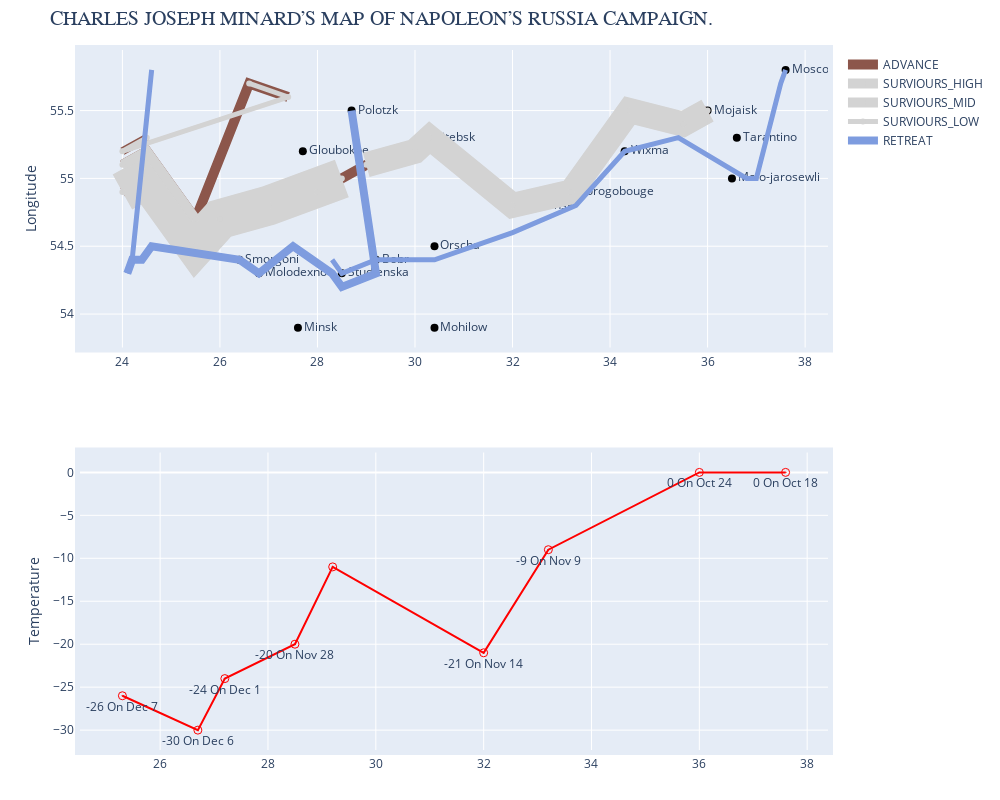

The code cell stored with this chart in its notebook:
### Code cell
import pandas as pd
import numpy as np
import plotly
plotly.offline.init_notebook_mode(connected=True)
import plotly.offline as py
import plotly.graph_objs as go
from plotly import tools
import os
os.chdir("/Users/siqiwei/Desktop/Data-Visualisation-CS7DS4-/")

data = pd.read_csv("minard-data.csv") 


#Advance 

advan_1 = data[((data['DIR']=='A') & (data['DIV']==1))]
advan_2 = data[((data['DIR']=='A') & (data['DIV']==2))]
advan_3 = data[(data['DIR']=='A') & (data['DIV']==3)]

#Retreat 
retreat_1 = data[(data['DIR']=='R') & (data['DIV']==2)]
retreat_2 = data[(data['DIR']=='R') & (data['DIV']==1)]
retreat_3 = data[(data['DIR']=='R') & (data['DIV']==3)]

#survivors in the army along the path
sur_1 = data[(data['DIR'] == 'A') & (data['SURV']>= 240000)]
sur_2 = data[(data['DIR'] == 'A') & (data['SURV']< 240000) &(data['SURV'] >= 100000)]
sur_3 = data[(data['DIR'] == 'A') & (data['SURV']< 100000) &(data['SURV'] >= 55000)]
sur_4 = data[(data['DIR'] == 'A') & (data['SURV']< 55000) &(data['SURV'] >= 4000)]       


traceCities = go.Scatter(
    x = data["LONC"],
    y = data["LATC"],
    showlegend = False,
    mode ='markers+text',
    marker_color = "black", 
    marker_size = 8,
    text = data.CITY,
    textposition='middle right'
  )

trace1A = go.Scatter(
     x = advan_1["LONP"],
     y = advan_1["LATP"],
     name='ADVANCE',
    
     line = dict(
        color = ('#8c564b'),
        width = 10
    ),
  
     mode='lines'
)
trace2A = go.Scatter(
     x= advan_2["LONP"],
     y= advan_2["LATP"],
     showlegend=False,

  line = dict(
        color = ('#8c564b'),
        width = 10
  ),
  mode='lines',
  textposition='bottom center'

)

trace3A = go.Scatter(   
    x= advan_3["LONP"],
    y= advan_3["LATP"],
    showlegend=False,
  
    line = dict(
        color = ('#8c564b'),
        width = 8
    ),
    mode='lines',
    textposition='bottom center'
)
trace4A = go.Scatter(
    name = "SURVIOURS_HIGH",
    x = sur_1["LONP"],
    y = sur_1["LATP"],
     
    line = dict(
        color = '#D3D3D3', 
        width = 40,
    ),
    mode = 'markers + lines',
    text = sur_1.SURV,
    textposition = 'bottom center'
    
)
trace5A = go.Scatter(
    name = "SURVIOURS_MID",
    x = sur_2["LONP"],
    y = sur_2["LATP"],
    line = dict(
        color = '#D3D3D3', 
        width = 25
               
    ),
    mode = 'markers + lines',
    text = sur_2.SURV,
    textposition = 'bottom center'
)
trace6A = go.Scatter(
    x = sur_3["LONP"],
    y = sur_3["LATP"],
    showlegend= False, 
    line = dict(
        color = '#D3D3D3', 
        width = 10
    ),
    mode = 'markers+lines',
    text = sur_3.SURV,
    textposition = 'bottom center'
)
trace7A = go.Scatter(
    name = "SURVIOURS_LOW",
    x = sur_4["LONP"],
    y = sur_4["LATP"],
    line = dict(
        color = '#D3D3D3', 
        width = 5
    ),
    mode = 'markers+lines',
    text = sur_3.SURV,
    textposition = 'bottom center'
)
             
trace1R = go.Scatter(
     x= retreat_1["LONP"],
     y= retreat_1["LATP"],
      name='RETREAT', 
  line = dict(
        color = ('#7e9cdf'),
        width = 8
  ),
  mode='lines'
  )


trace2R = go.Scatter(
     x= retreat_2["LONP"],
     y= retreat_2["LATP"],
     showlegend=False,    
      line = dict(
            color = ('#7e9cdf'),
            width = 5
      ),
      mode='lines',
      text=sur4.CITY
  )


trace3R = go.Scatter(
    x = retreat_3["LONP"],
    y = retreat_3["LATP"],
    showlegend = False,
    
    line = dict(
        color = ('#7e9cdf'),
        width = 5
    ),
    mode = 'lines',
    textposition = 'bottom center'
)

traceTemp = go.Scatter(
    
    x = data["LONT"],
    y = data["TEMP"],
    showlegend = False,
    mode = 'lines+text+markers',
    marker = dict(
        symbol = 'circle-open-dot',
        color = "red",
        size = 8
    ),
    
    text = data.dropna().TEMP.astype(int).map(str) + ' On ' + data.MON + ' '
            + data.dropna().DAY.astype(int).map(str),
    
    textposition = 'bottom center',
    
  )

data_list = [traceCities,trace1A,trace2A, trace3A, trace4A, trace5A, trace6A, trace7A, trace1R, trace2R, trace3R]
# make subplots of 2 rows 
fig = tools.make_subplots(rows=2,cols=1)

#add traces to fig on row 1 
for data in data_list:
    fig.append_trace(data, 1, 1)

#add trace to fig on row 2 
fig.append_trace(traceTemp,2,1)

#add layout 
fig.update_layout(
    title = dict(
        text = 'CHARLES JOSEPH MINARD’S MAP OF NAPOLEON’S RUSSIA CAMPAIGN.',
        font = dict(
            size = 20,
            family = "Droid Serif"
        ),
        xanchor = "left"
    ),
    
    margin = dict(
        b = 50,
        t = 50,
        pad = 5
    ),
    
    width = 1000,
    height = 800,
    yaxis = dict(title='Longitude', visible=True),
    yaxis2 = dict(title= 'Temperature',visible=True )
)

fig.show()

### Figure 1 — Plotly figure (JSON) as saved in the notebook; plotly's stock layout.template omitted (floating-point values rounded to 4 significant figures)
{"data": [{"marker": {"color": "black", "size": 8}, "mode": "markers+text", "showlegend": false, "text": ["Kowno", "Wilna", "Smorgoni", "Molodexno", "Gloubokoe", "Minsk", "Studienska", "Polotzk", "Bobr", "Witebsk", "Orscha", "Mohilow", "Smolensk", "Dorogobouge", "Wixma", "Chjat", "Mojaisk", "Moscou", "Tarantino", "Malo-jarosewli", null, null, null, null, null, null, null, null, null, null, null, null, null, null, null, null, null, null, null, null, null, null, null, null, null, null, null, null], "textposition": "middle right", "type": "scatter", "x": [24, 25.3, 26.4, 26.8, 27.7, 27.6, 28.5, 28.7, 29.2, 30.2, 30.4, 30.4, 32, 33.2, 34.3, 34.4, 36, 37.6, 36.6, 36.5, null, null, null, null, null, null, null, null, null, null, null, null, null, null, null, null, null, null, null, null, null, null, null, null, null, null, null, null], "xaxis": "x", "y": [55, 54.7, 54.4, 54.3, 55.2, 53.9, 54.3, 55.5, 54.4, 55.3, 54.5, 53.9, 54.8, 54.9, 55.2, 55.5, 55.5, 55.8, 55.3, 55, null, null, null, null, null, null, null, null, null, null, null, null, null, null, null, null, null, null, null, null, null, null, null, null, null, null, null, null], "yaxis": "y"}, {"line": {"color": "#8c564b", "width": 10}, "mode": "lines", "name": "ADVANCE", "type": "scatter", "x": [24, 24.5, 25.5, 26, 27, 28, 28.5, 29, 30, 30.3, 32, 33.2, 34.4, 35.5, 36], "xaxis": "x", "y": [54.9, 55, 54.5, 54.7, 54.8, 54.9, 55, 55.1, 55.2, 55.3, 54.8, 54.9, 55.5, 55.4, 55.5], "yaxis": "y"}, {"line": {"color": "#8c564b", "width": 10}, "mode": "lines", "showlegend": false, "textposition": "bottom center", "type": "scatter", "x": [24, 24.5, 25.5, 26.6, 27.4], "xaxis": "x", "y": [55.1, 55.2, 54.7, 55.7, 55.6], "yaxis": "y"}, {"line": {"color": "#8c564b", "width": 8}, "mode": "lines", "showlegend": false, "textposition": "bottom center", "type": "scatter", "x": [24, 24.5], "xaxis": "x", "y": [55.2, 55.3], "yaxis": "y"}, {"line": {"color": "#D3D3D3", "width": 40}, "mode": "markers+lines", "name": "SURVIOURS_HIGH", "text": [340000, 340000, 340000, 320000, 300000, 280000, 240000], "textposition": "bottom center", "type": "scatter", "x": [24, 24.5, 25.5, 26, 27, 28, 28.5], "xaxis": "x", "y": [54.9, 55, 54.5, 54.7, 54.8, 54.9, 55], "yaxis": "y"}, {"line": {"color": "#D3D3D3", "width": 25}, "mode": "markers+lines", "name": "SURVIOURS_MID", "text": [210000, 180000, 175000, 145000, 140000, 127100, 100000, 100000], "textposition": "bottom center", "type": "scatter", "x": [29, 30, 30.3, 32, 33.2, 34.4, 35.5, 36], "xaxis": "x", "y": [55.1, 55.2, 55.3, 54.8, 54.9, 55.5, 55.4, 55.5], "yaxis": "y"}, {"line": {"color": "#D3D3D3", "width": 10}, "mode": "markers+lines", "showlegend": false, "text": [60000, 60000, 60000], "textposition": "bottom center", "type": "scatter", "x": [24, 24.5, 25.5], "xaxis": "x", "y": [55.1, 55.2, 54.7], "yaxis": "y"}, {"line": {"color": "#D3D3D3", "width": 5}, "mode": "markers+lines", "name": "SURVIOURS_LOW", "text": [60000, 60000, 60000], "textposition": "bottom center", "type": "scatter", "x": [26.6, 27.4, 24, 24.5], "xaxis": "x", "y": [55.7, 55.6, 55.2, 55.3], "yaxis": "y"}, {"line": {"color": "#7e9cdf", "width": 8}, "mode": "lines", "name": "RETREAT", "type": "scatter", "x": [28.7, 29.2, 28.5, 28.3, 27.5, 26.8, 26.4, 24.6, 24.4, 24.2, 24.1], "xaxis": "x", "y": [55.5, 54.3, 54.2, 54.3, 54.5, 54.3, 54.4, 54.5, 54.4, 54.4, 54.3], "yaxis": "y"}, {"line": {"color": "#7e9cdf", "width": 5}, "mode": "lines", "showlegend": false, "text": [null, null, null, null, null, null, null, null, null, null, null], "type": "scatter", "x": [37.6, 37.5, 37, 36.8, 35.4, 34.3, 33.3, 32, 30.4, 29.2, 28.5, 28.3], "xaxis": "x", "y": [55.8, 55.7, 55, 55, 55.3, 55.2, 54.8, 54.6, 54.4, 54.4, 54.3, 54.4], "yaxis": "y"}, {"line": {"color": "#7e9cdf", "width": 5}, "mode": "lines", "showlegend": false, "textposition": "bottom center", "type": "scatter", "x": [24.6, 24.2, 24.1], "xaxis": "x", "y": [55.8, 54.4, 54.3], "yaxis": "y"}, {"marker": {"color": "red", "size": 8, "symbol": "circle-open-dot"}, "mode": "lines+text+markers", "showlegend": false, "text": ["0 On Oct 18", "0 On Oct 24", "-9 On Nov 9", "-21 On Nov 14", null, "-20 On Nov 28", "-24 On Dec 1", "-30 On Dec 6", "-26 On Dec 7", null, null, null, null, null, null, null, null, null, null, null, null, null, null, null, null, null, null, null, null, null, null, null, null, null, null, null, null, null, null, null, null, null, null, null, null, null, null, null], "textposition": "bottom center", "type": "scatter", "x": [37.6, 36, 33.2, 32, 29.2, 28.5, 27.2, 26.7, 25.3, null, null, null, null, null, null, null, null, null, null, null, null, null, null, null, null, null, null, null, null, null, null, null, null, null, null, null, null, null, null, null, null, null, null, null, null, null, null, null], "xaxis": "x2", "y": [0, 0, -9, -21, -11, -20, -24, -30, -26, null, null, null, null, null, null, null, null, null, null, null, null, null, null, null, null, null, null, null, null, null, null, null, null, null, null, null, null, null, null, null, null, null, null, null, null, null, null, null], "yaxis": "y2"}], "layout": {"height": 800, "margin": {"b": 50, "pad": 5, "t": 50}, "title": {"font": {"family": "Droid Serif", "size": 20}, "text": "CHARLES JOSEPH MINARD’S MAP OF NAPOLEON’S RUSSIA CAMPAIGN.", "xanchor": "left"}, "width": 1000, "xaxis": {"anchor": "y", "domain": [0, 1]}, "xaxis2": {"anchor": "y2", "domain": [0, 1]}, "yaxis": {"anchor": "x", "domain": [0.575, 1], "title": {"text": "Longitude"}, "visible": true}, "yaxis2": {"anchor": "x2", "domain": [0, 0.425], "title": {"text": "Temperature"}, "visible": true}}}
